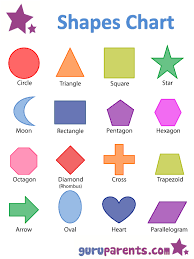
#> input picture Resources/shapes.png, 194 x 259 px
$ python chapter8.py
#> lines starting #> are read from the running program, lines starting #| are printed output that depends on the picture; after the words box and inside, x2 and y2 are one past the last pixel; in counts of white or black regions, pixels touching at a corner belong together
# contours/ shape detection
import cv2
import numpy as np

img = cv2.imread("Resources/shapes.png")
#> img is the input picture: shape (259, 194, 3); mean B, G, R 230.8, 227.7, 235.5
imgContour = img.copy()
def getContour(img):
    contours, hier = cv2.findContours(img, cv2.RETR_EXTERNAL, cv2.CHAIN_APPROX_NONE)
    for cnt in contours:
        area = cv2.contourArea(cnt)
        print(area)
        if area>500:
            cv2.drawContours(imgContour, cnt, -1, (255,0,0),3)
            peri = cv2.arcLength(cnt,True)
            print(peri)
            approx = cv2.approxPolyDP(cnt, 0.02*peri,True)
            print(approx)
            objCor = len(approx)
            x,y,w,h = cv2.boundingRect(approx)

            if objCor ==3:
                objectType="Tri"
            elif objCor==4:
                aspRatio = w/float(h)
                if aspRatio > 0.95 and aspRatio < 1.05:
                    objectType= "Square"
                else:
                    objectType="Rectangle"
            elif objCor>4:
                objectType="Circle"
            else:
                objectType="None"
            cv2.rectangle(imgContour,(x,y),(x+w,y+h),(0,255,0),2)
            cv2.putText(imgContour,objectType,
                        (x+(w//2)-10,y+(h//2)-10),
                        cv2.FONT_HERSHEY_COMPLEX, 0.5, (0,0,0),2)


imgGray = cv2.cvtColor(img, cv2.COLOR_BGR2GRAY)
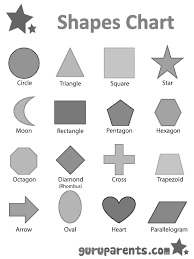
#> imgGray: shape (259, 194); min 19, max 255, mean 230.4
imgBlur = cv2.GaussianBlur(imgGray, (7,7),1)
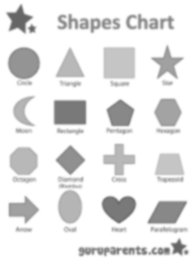
#> imgBlur: shape (259, 194); min 101, max 255, mean 230.4
imgCanny = cv2.Canny(imgBlur,50,50)
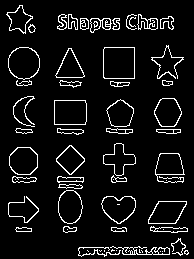
#> imgCanny: shape (259, 194); 7.5% white in thin lines or dots
getContour(imgCanny)
#> in getContour, `contours, hier = cv2.findContours(img, cv2.RETR_EXTERNAL, cv2.CHAIN_AP..`: contours = 55 contours, 14 with area under 20; largest, box (x1, y1, x2, y2) and area: (103, 47, 135, 79) 959, (8, 47, 40, 80) 801, (54, 100, 87, 125) 763, (101, 196, 136, 224) 669, (9, 147, 38, 175) 646
#> the loop in getContour, `for cnt in contours:` made 55 passes
#> (area, peri, approx, objCor, x, y, w, h) on passes 16, 33, 42: (638.5, 107.7, [[148, 223], [175, 223], [186, 201], [158, 201]], 4, 148, 201, 39, 23), (763, 110.8, [[54, 100], [54, 124], [85, 124], [85, 100]], 4, 54, 100, 32, 25), (959, 122.8, [[104, 47], [103, 77], [134, 78], [134, 47]], 4, 103, 47, 32, 32)
#> (area, peri, objCor, x, y, w, h, objectType) on passes 17, 19, 25, 26, 28, 34: (669, 105.4, 10, 102, 196, 34, 28, 'Circle'), (639, 96.43, 8, 58, 190, 25, 34, 'Circle'), (518.5, 227.3, 8, 157, 153, 28, 30, 'Circle'), (645.5, 93.01, 8, 9, 147, 29, 28, 'Circle'), (509, 118.6, 12, 103, 143, 33, 33, 'Circle'), (530, 90.43, 6, 106, 99, 28, 28, 'Circle')
#| 12.0
#| 0.0
#| 0.0
#| 0.0
#| 0.0
#| 0.0
#| 0.5
#| 1.5
#> (further printed lines are left out)
#> after the loop in getContour, `for cnt in contours:`:
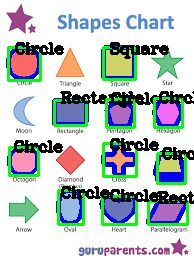
#> imgContour: shape (259, 194, 3); 19.47% of pixels changed, all inside (x1, y1, x2, y2) = (6, 42, 194, 226)
imgBlank = np.zeros_like(img)
cv2.imshow("Shapes",img)
cv2.imshow("Gray", imgGray)
cv2.imshow("Blur", imgBlur)
cv2.imshow("Canny",imgCanny)
cv2.imshow("Blank", imgBlank)
cv2.imshow("Image Contour", imgContour)
cv2.waitKey(0)
